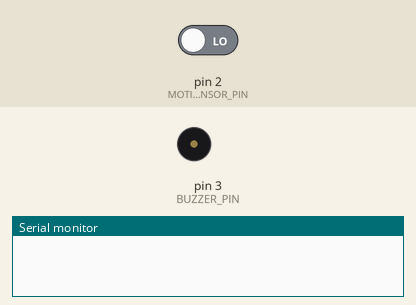
The sketch below on a simulated Arduino Uno, built with avr-gcc and run on an emulated ATmega328P. On the bench: buzzer (waves = sounding, pin HIGH), the last lines printed to the serial monitor. The test bench sets the inputs (shaded band); at power-on: pin 2 (MOTION_SENSOR_PIN) LOW.

Above: at 1.2 s.
1.3 s: pin 2 (MOTION_SENSOR_PIN) driven HIGH
At 1.6 s:
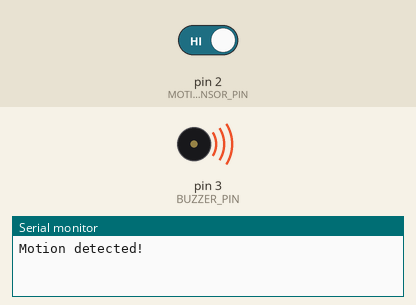
2.8 s: pin 2 (MOTION_SENSOR_PIN) driven LOW
At 4.0 s:
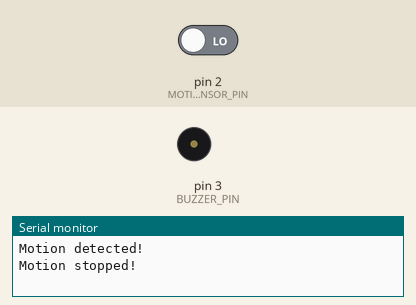
Timing chart, 0 to 5.8 s (numbered marks = the images above; inputs shaded):
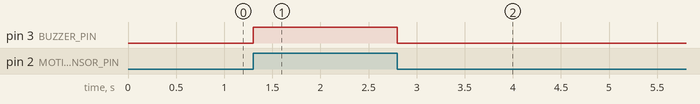

Measured:
- after the input at 1.3 s, pin 3 (BUZZER_PIN): LOW → HIGH at once
- after the input at 2.8 s, pin 3 (BUZZER_PIN): HIGH → LOW at once

The sketch:

Cod_CRDM.ino
```cpp
const int MOTION_SENSOR_PIN = 2;   // Pin Arduino la output pin PIR
const int BUZZER_PIN        = 3;   // Pin Arduino la pin buzzer
int motionStateCurrent      = LOW; // Starea curenta a pinului senzorului PIR
int motionStatePrevious     = LOW; // Starea anterioara a pinului senzorului PIR

void setup() {
  Serial.begin(9600);                // initialize serial
  pinMode(MOTION_SENSOR_PIN, INPUT); // setare pin Arduino ca input
  pinMode(BUZZER_PIN, OUTPUT);          // setare pin Arduino ca output
}

void loop() {
  motionStatePrevious = motionStateCurrent;            // stocheaza starea anterioara
  motionStateCurrent  = digitalRead(MOTION_SENSOR_PIN); // citeste starea noua

  if (motionStatePrevious == LOW && motionStateCurrent == HIGH) { // schimbare stare pin din LOW in HIGH
    Serial.println("Motion detected!");
    digitalWrite(BUZZER_PIN, HIGH); // porneste sunetul pe buzzer
  }
  else
  if (motionStatePrevious == HIGH && motionStateCurrent == LOW) { // schimbare stare pin din HIGH in LOW
    Serial.println("Motion stopped!");
    digitalWrite(BUZZER_PIN, LOW);  // se opreste sunetul pe buzzer
  }
}
```
